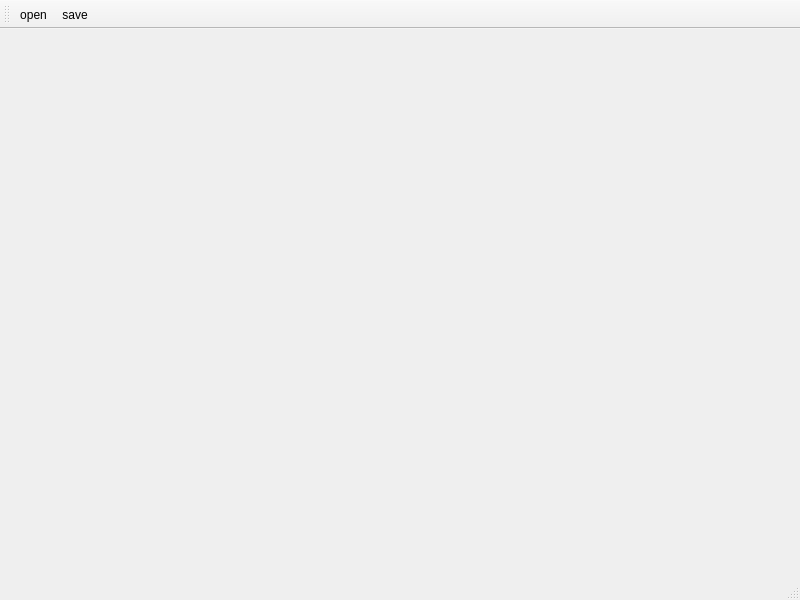
<?xml version="1.0" encoding="UTF-8"?>
<ui version="4.0">
 <class>MainWindow</class>
 <widget class="QMainWindow" name="MainWindow">
  <property name="geometry">
   <rect>
    <x>0</x>
    <y>0</y>
    <width>800</width>
    <height>600</height>
   </rect>
  </property>
  <property name="windowTitle">
   <string>MainWindow</string>
  </property>
  <widget class="QWidget" name="centralwidget"/>
  <widget class="QMenuBar" name="menubar">
   <property name="geometry">
    <rect>
     <x>0</x>
     <y>0</y>
     <width>800</width>
     <height>22</height>
    </rect>
   </property>
  </widget>
  <widget class="QStatusBar" name="statusbar"/>
  <widget class="QToolBar" name="toolBar">
   <property name="windowTitle">
    <string>toolBar</string>
   </property>
   <attribute name="toolBarArea">
    <enum>TopToolBarArea</enum>
   </attribute>
   <attribute name="toolBarBreak">
    <bool>false</bool>
   </attribute>
   <addaction name="actionopen"/>
   <addaction name="actionsave"/>
  </widget>
  <action name="actionopen">
   <property name="text">
    <string>open</string>
   </property>
   <property name="toolTip">
    <string>open savefile</string>
   </property>
  </action>
  <action name="actionsave">
   <property name="text">
    <string>save</string>
   </property>
   <property name="toolTip">
    <string>save file</string>
   </property>
  </action>
 </widget>
 <resources/>
 <connections/>
</ui>
